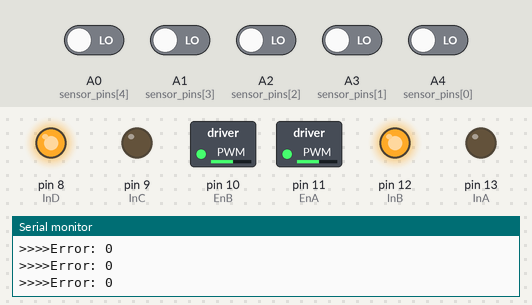
A sketch run on a simulated Arduino Uno, built with avr-gcc and run on an emulated ATmega328P. Shown: switched loads named in the sketch (green lamp = pin HIGH), output pins drawn as LEDs (lit = HIGH), the last lines printed to the serial monitor. Inputs (shaded band) come from the test bench; at power-on: A0 (sensor_pins[4]), A1 (sensor_pins[3]), A2 (sensor_pins[2]), A3 (sensor_pins[1]), A4 (sensor_pins[0]) LOW.

Above: at 1.2 s.
1.3 s: A0 (sensor_pins[4]) driven HIGH and A1 (sensor_pins[3]) driven HIGH and A2 (sensor_pins[2]) driven HIGH and A3 (sensor_pins[1]) driven HIGH and A4 (sensor_pins[0]) driven HIGH
At 1.8 s:
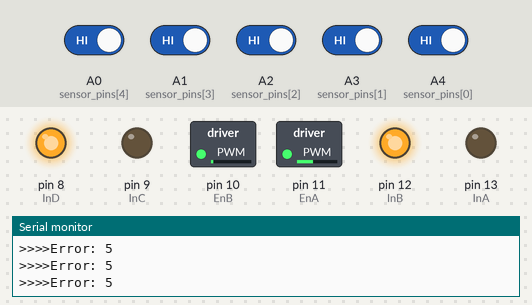
2.8 s: A0 (sensor_pins[4]) driven LOW
At 4.0 s:
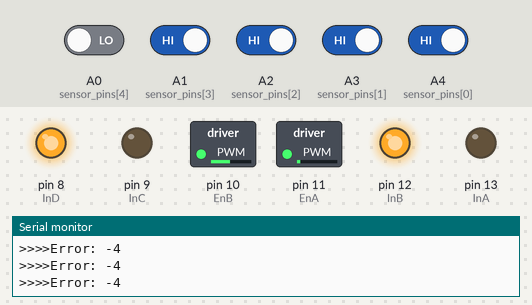
4.3 s: A1 (sensor_pins[3]) driven LOW
At 4.6 s:
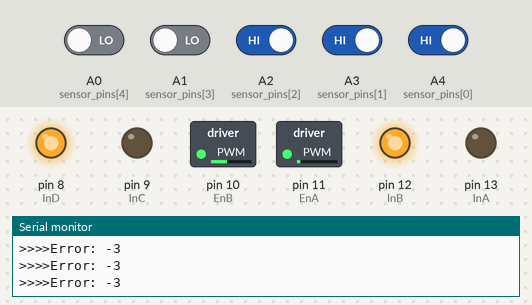
7.3 s: A0 (sensor_pins[4]) driven HIGH and A2 (sensor_pins[2]) driven LOW
At 7.9 s:
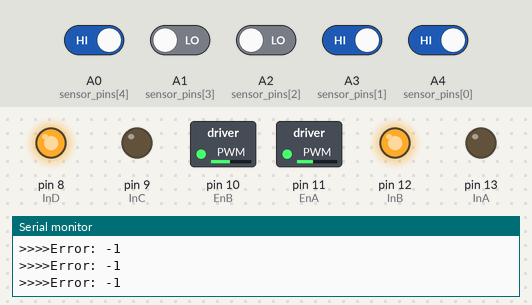
8.8 s: A2 (sensor_pins[2]) driven HIGH
At 10.2 s:
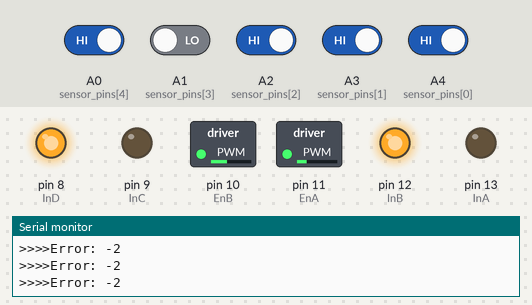
11.8 s: A2 (sensor_pins[2]) driven LOW
At 12.3 s:
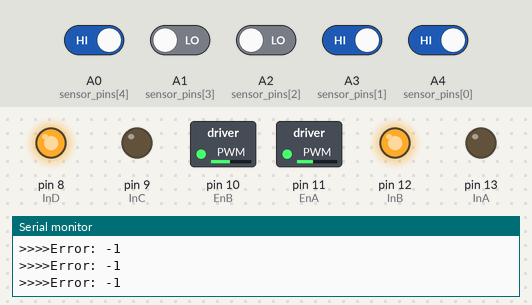
Timing chart, 0 to 14.3 s (numbered marks = the images above; inputs shaded):
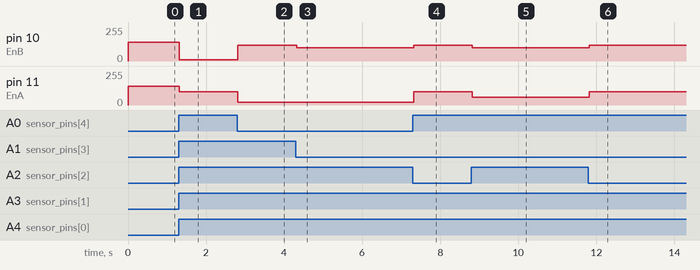

The sketch:

normal_S_clean.ino
```cpp
const int EnA = 11; // right
const int EnB = 10; // left
const int InA = 13;
const int InB = 12;
const int InC = 9;
const int InD = 8;

int error;

const int MAX_SPEED = 150;
const int START_SPEED = 100;

int mask;
const int NUM_SENSORS = 5;
const int sensor_pins[NUM_SENSORS] = {A4, A3, A2, A1, A0};

int getSensor();
void control_motor(int left, int right);
void control_robot(int error);

void setup() {
    pinMode(InA, OUTPUT);
    pinMode(InB, OUTPUT);
    pinMode(InC, OUTPUT);
    pinMode(InD, OUTPUT);
    digitalWrite(InA, LOW);
    digitalWrite(InB, HIGH);
    digitalWrite(InC, LOW);
    digitalWrite(InD, HIGH);

    analogWrite(EnA, START_SPEED);
    analogWrite(EnB, START_SPEED);

    for(int i = 0; i < NUM_SENSORS; i++) {
        pinMode(sensor_pins[i], INPUT);
    }

    Serial.begin(9600);
}

void loop() {
    error = getSensor();
    control_robot(error);
}

int getSensor() {
    mask ^= mask;
    for(int i = 0; i < NUM_SENSORS; i++) {
        mask = mask << 1 | digitalRead(sensor_pins[i]);
    }
    switch (mask) {
        case 0b11110 : error = -4; break;       // Left deviation
        case 0b11100 : error = -3; break;
        case 0b11101 : error = -2; break;
        case 0b11001 : error = -1; break;
        case 0b11011 : error = 0; break;        // Center
        case 0b10011 : error = 1; break;        // Right deviation
        case 0b10111 : error = 2; break;
        case 0b00111 : error = 3; break;
        case 0b01111 : error = 4; break;

        case 0b11111 :                          // Left or right deviation
            if(error < 0) error = -5;
            else error = 5;
            break;
        default: break;
    }
    Serial.println(">>>>Error: " + String(error));
//    delay(2000);
    return error;
}

void control_motor(int left, int right) {
    analogWrite(EnA, right);
    analogWrite(EnB, left);
}

void control_robot(int error) {
    switch (error) {
        case -5: control_motor(100, 10);  break;
        case -4: control_motor(120, 20);  break;
        case -3: control_motor(100, 20);  break;
        case -2: control_motor(100, 60);  break;
        case -1: control_motor(120, 100); break;
        case  0: control_motor(140, 140); break;
        case  1: control_motor(100, 120); break;
        case  2: control_motor(60, 100);  break;
        case  3: control_motor(20, 100);  break;
        case  4: control_motor(20, 120);  break;
        case  5: control_motor(10, 100);  break;
        default: break;
    }
}
```

Measured:
- after the input at 1.3 s, pin 10 (EnB): 140/255 → 10/255 at once; pin 11 (EnA): 140/255 → 100/255 at once
- after the input at 2.8 s, pin 10 (EnB): 10/255 → 120/255 at once; pin 11 (EnA): 100/255 → 20/255 at once
- after the input at 4.3 s, pin 10 (EnB): 120/255 → 100/255 at once
- after the input at 7.3 s, pin 10 (EnB): 100/255 → 120/255 at once; pin 11 (EnA): 20/255 → 100/255 at once
- after the input at 8.8 s, pin 10 (EnB): 120/255 → 100/255 at once; pin 11 (EnA): 100/255 → 60/255 at once
- after the input at 11.8 s, pin 10 (EnB): 100/255 → 120/255 at once; pin 11 (EnA): 60/255 → 100/255 at once
